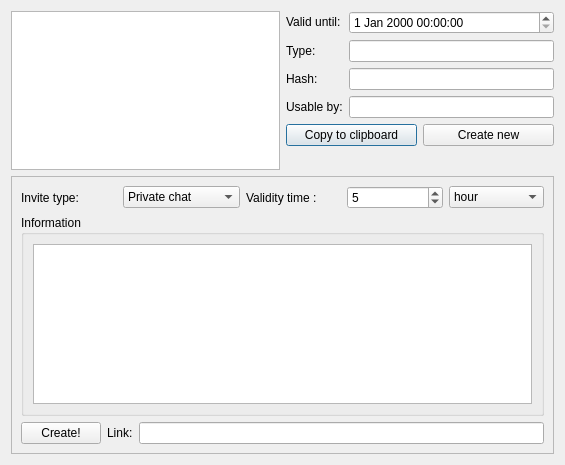
<?xml version="1.0" encoding="UTF-8"?>
<ui version="4.0">
 <class>CreateMsgLinkDialog</class>
 <widget class="QDialog" name="CreateMsgLinkDialog">
  <property name="geometry">
   <rect>
    <x>0</x>
    <y>0</y>
    <width>565</width>
    <height>465</height>
   </rect>
  </property>
  <property name="windowTitle">
   <string>Dialog</string>
  </property>
  <layout class="QVBoxLayout" name="verticalLayout_6">
   <item>
    <layout class="QHBoxLayout" name="horizontalLayout_4">
     <item>
      <widget class="QListView" name="_existing_links_LV"/>
     </item>
     <item>
      <layout class="QVBoxLayout" name="verticalLayout_4">
       <item>
        <layout class="QHBoxLayout" name="horizontalLayout_3">
         <item>
          <layout class="QVBoxLayout" name="verticalLayout_3">
           <item>
            <widget class="QLabel" name="label_3">
             <property name="text">
              <string>Valid until:</string>
             </property>
            </widget>
           </item>
           <item>
            <widget class="QLabel" name="label_5">
             <property name="text">
              <string>Type:</string>
             </property>
            </widget>
           </item>
           <item>
            <widget class="QLabel" name="label_6">
             <property name="text">
              <string>Hash:</string>
             </property>
            </widget>
           </item>
           <item>
            <widget class="QLabel" name="label_7">
             <property name="text">
              <string>Usable by:</string>
             </property>
            </widget>
           </item>
          </layout>
         </item>
         <item>
          <layout class="QVBoxLayout" name="verticalLayout_2">
           <item>
            <widget class="QDateTimeEdit" name="_current_link_date_DE"/>
           </item>
           <item>
            <widget class="QLineEdit" name="_current_link_type_LE"/>
           </item>
           <item>
            <widget class="QLineEdit" name="_current_link_hash_LE"/>
           </item>
           <item>
            <widget class="QLineEdit" name="_current_link_dst_LE"/>
           </item>
          </layout>
         </item>
        </layout>
       </item>
       <item>
        <layout class="QHBoxLayout" name="horizontalLayout_5">
         <item>
          <widget class="QPushButton" name="pushButton">
           <property name="text">
            <string>Copy to clipboard</string>
           </property>
          </widget>
         </item>
         <item>
          <widget class="QPushButton" name="_create_new_PB">
           <property name="text">
            <string>Create new</string>
           </property>
           <property name="checkable">
            <bool>true</bool>
           </property>
          </widget>
         </item>
        </layout>
       </item>
       <item>
        <spacer name="verticalSpacer">
         <property name="orientation">
          <enum>Qt::Vertical</enum>
         </property>
         <property name="sizeHint" stdset="0">
          <size>
           <width>20</width>
           <height>40</height>
          </size>
         </property>
        </spacer>
       </item>
      </layout>
     </item>
    </layout>
   </item>
   <item>
    <widget class="QFrame" name="_new_link_F">
     <property name="frameShape">
      <enum>QFrame::StyledPanel</enum>
     </property>
     <property name="frameShadow">
      <enum>QFrame::Raised</enum>
     </property>
     <layout class="QVBoxLayout" name="verticalLayout_5">
      <item>
       <layout class="QHBoxLayout" name="horizontalLayout">
        <item>
         <widget class="QLabel" name="label">
          <property name="text">
           <string>Invite type:</string>
          </property>
         </widget>
        </item>
        <item>
         <widget class="QComboBox" name="_link_type_CB">
          <item>
           <property name="text">
            <string>Private chat</string>
           </property>
          </item>
          <item>
           <property name="text">
            <string>Public message</string>
           </property>
          </item>
         </widget>
        </item>
        <item>
         <widget class="QLabel" name="label_2">
          <property name="text">
           <string>Validity time :</string>
          </property>
         </widget>
        </item>
        <item>
         <widget class="QSpinBox" name="_validity_time_SB">
          <property name="minimum">
           <number>1</number>
          </property>
          <property name="maximum">
           <number>30</number>
          </property>
          <property name="value">
           <number>5</number>
          </property>
         </widget>
        </item>
        <item>
         <widget class="QComboBox" name="_validity_time_CB">
          <item>
           <property name="text">
            <string>hour</string>
           </property>
          </item>
          <item>
           <property name="text">
            <string>day</string>
           </property>
          </item>
          <item>
           <property name="text">
            <string>week</string>
           </property>
          </item>
          <item>
           <property name="text">
            <string>month</string>
           </property>
          </item>
          <item>
           <property name="text">
            <string>year</string>
           </property>
          </item>
         </widget>
        </item>
       </layout>
      </item>
      <item>
       <widget class="QGroupBox" name="_info_GB">
        <property name="title">
         <string>Information</string>
        </property>
        <layout class="QVBoxLayout" name="verticalLayout">
         <item>
          <widget class="QTextBrowser" name="_info_TB"/>
         </item>
        </layout>
       </widget>
      </item>
      <item>
       <layout class="QHBoxLayout" name="horizontalLayout_2">
        <item>
         <widget class="QPushButton" name="_create_link_PB">
          <property name="text">
           <string>Create!</string>
          </property>
         </widget>
        </item>
        <item>
         <widget class="QLabel" name="label_4">
          <property name="text">
           <string>Link:</string>
          </property>
         </widget>
        </item>
        <item>
         <widget class="QLineEdit" name="lineEdit"/>
        </item>
       </layout>
      </item>
     </layout>
    </widget>
   </item>
  </layout>
  <zorder>_link_type_CB</zorder>
  <zorder>label</zorder>
  <zorder>dateTimeEdit</zorder>
  <zorder>label_2</zorder>
  <zorder>label_4</zorder>
  <zorder>lineEdit</zorder>
  <zorder>_create_link_PB</zorder>
  <zorder>label_2</zorder>
  <zorder>_existing_links_LV</zorder>
  <zorder>_current_link_date_DE</zorder>
  <zorder>label_3</zorder>
  <zorder>label_5</zorder>
  <zorder>label_6</zorder>
  <zorder>label_7</zorder>
  <zorder>pushButton</zorder>
  <zorder>_current_link_type_LE</zorder>
  <zorder>_current_link_dst_LE</zorder>
  <zorder>_current_link_hash_LE</zorder>
  <zorder>verticalSpacer</zorder>
  <zorder>_create_new_PB</zorder>
  <zorder>_new_link_F</zorder>
 </widget>
 <resources/>
 <connections/>
</ui>
